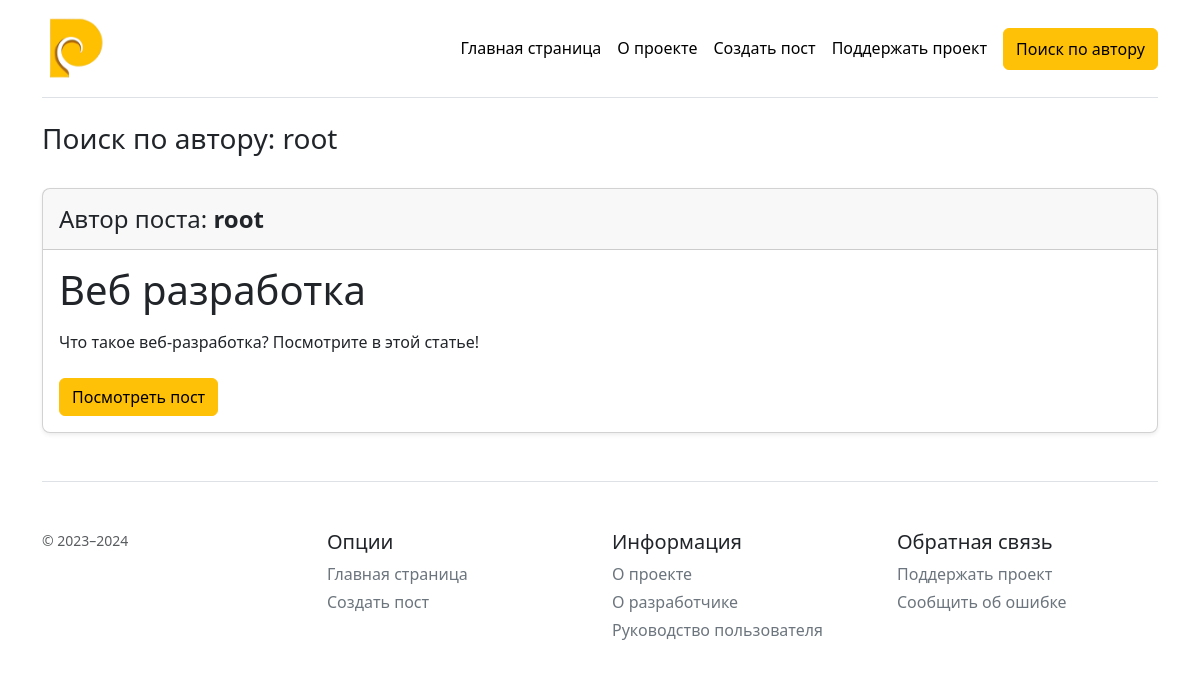
/author/root, run on the app's committed database.
### app.py (models this page shows, shortened)
class Post(db.Model):
    id: Mapped[int] = mapped_column(Integer, primary_key=True)
    title: Mapped[str] = mapped_column(String, nullable=False)
    pretext: Mapped[str] = mapped_column(String, nullable=False)
    text: Mapped[str] = mapped_column(Text, nullable=False)
    author: Mapped[str] = mapped_column(String, nullable=False)
    edit_key: Mapped[str] = mapped_column(String)

### app.py (the view)
@app.route('/author/<string:name>')
def author(name):
    names = Post.query.order_by(desc(Post.id)).all()
    return render_template('authors-post.html', data=names, name=name)

### templates/authors-post.html (shortened to what this page needs)
{% extends "base.html" %}
{% block body %}
  <h3 class="text-start">Поиск по автору: {{ name }}</h3>
  <br>
  {% if data|length > 0 %}
    {% for i in data %}
        {% if i.author == name %}
            <div class="card mb-4 rounded-3 shadow-sm">
            <div class="card-header py-3">
                <h4 class="my-0 fw-normal">Автор поста: <b>{{ i.author }}</b></h4>
            </div>
            <div class="card-body">
                <h1 class="card-title pricing-card-title">{{ i.title }}</h1>
                <ul class="list-unstyled mt-3 mb-4">
                <li>{{ i.pretext }}</li>
                </ul>
                <a href="/posts/{{ i.id }}" class="btn btn-warning">Посмотреть пост</a>
            </div>
            </div>
        {% endif %}
    {% endfor %}
  {% else %}
    <h6 class="text-start">Постов на сайте пока нет, значит и авторов тоже!</h6>
  {% endif %}
{% endblock body %}

### data on the page
Post: author "root", title "Веб разработка", pretext "Что такое веб-разработка? Посмотрите в этой статье!"
